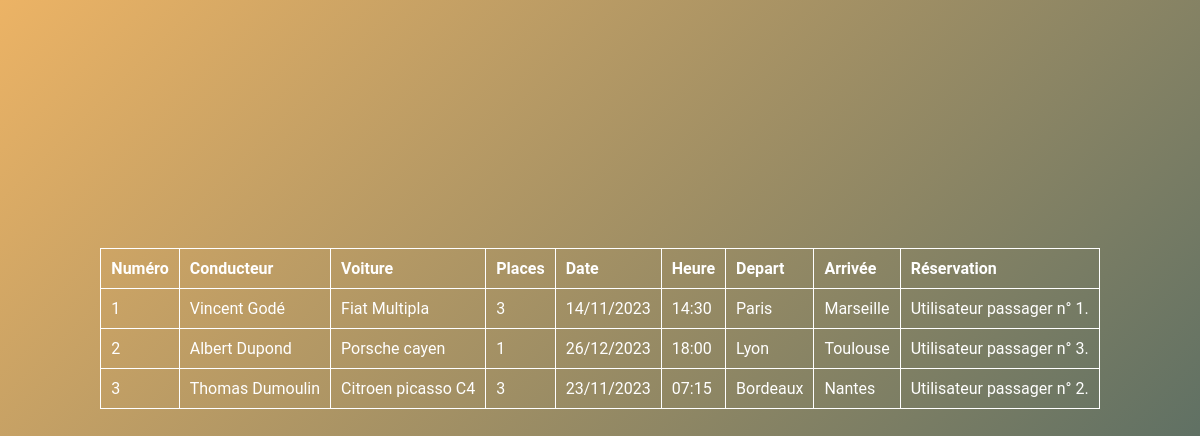
The app's page /adds_read.php, older data.
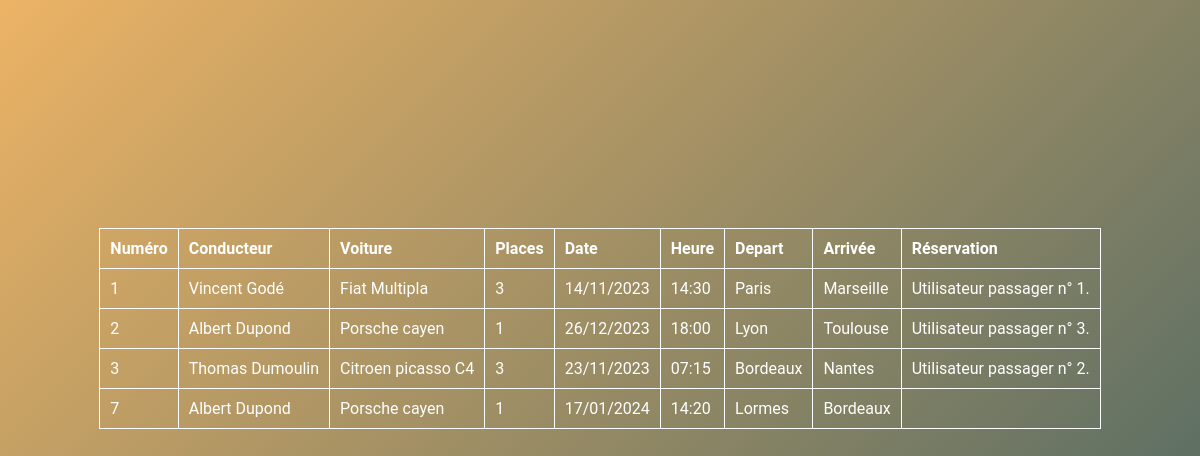
The same page, newer data.
### tables this page shows
CREATE TABLE `users` (
  `id` int NOT NULL,
  `firstname` varchar(255) NOT NULL,
  `lastname` varchar(255) NOT NULL,
  `email` varchar(255) NOT NULL,
  `birthday` datetime NOT NULL
);

CREATE TABLE `cars` (
  `id` int NOT NULL,
  `carmodel` varchar(255) NOT NULL,
  `color` varchar(255) NOT NULL,
  `capacity` varchar(255) NOT NULL
);

CREATE TABLE `adds` (
  `id` int NOT NULL,
  `driverId` int NOT NULL,
  `carId` int NOT NULL,
  `tripDateAndTime` datetime NOT NULL,
  `tripDepartureCity` varchar(255) NOT NULL,
  `tripArrivalCity` varchar(255) NOT NULL
);

### class/Entities/Add.php (called while the page is built, shortened)
<?php
class Add
{
    private $id;
    private $tripDateAndTime;
    private $tripDepartureCity;
    private $tripArrivalCity;
    private $bookings;
    public function getId(): string
    {
        return $this->id;
    }
    public function setId(string $id): void
    {
        $this->id = $id;
    }
    public function getTripDateAndTime(): DateTime
    {
        return $this->tripDateAndTime;
    }
    public function setTripDateAndTime(DateTime $tripDateAndTime): void
    {
        $this->tripDateAndTime = $tripDateAndTime;
    }
    public function getTripDepartureCity(): string
    {
        return $this->tripDepartureCity;
    }
    public function setTripDepartureCity(string $tripDepartureCity): void
    {
        $this->tripDepartureCity = $tripDepartureCity;
    }
    public function getTripArrivalCity(): string
    {
        return $this->tripArrivalCity;
    }
    public function setTripArrivalCity(string $tripArrivalCity): void
    {
        $this->tripArrivalCity = $tripArrivalCity;
    }
    public function getBookings(): ?array
    {
        return $this->bookings;
    }
    public function setBookings(array $bookings)
    {
        $this->bookings = $bookings;
        return $this;
    }
}

### class/Entities/Booking.php (called while the page is built, shortened)
<?php
class Booking
{
    public function getPassengerId(): string
    {
        return $this->lastname;
    }
    public function setPassengerId(string $lastname): void
    {
        $this->lastname = $lastname;
    }
}

### class/Services/DataBaseService.php (called while the page is built, shortened)
<?php
class DataBaseService
{
    private $connection;
    public function __construct()
    {
        try {
            $this->connection = new PDO(
                'mysql:host=' . self::HOST . ';port=' . self::PORT . ';dbname=' . self::DATABASE_NAME,
                self::MYSQL_USER,
                self::MYSQL_PASSWORD
            );
            $this->connection->exec("SET CHARACTER SET utf8");
        } catch (Exception $e) {
            echo 'Erreur : ' . $e->getMessage();
        }
    }
    public function getUsers(): array
    {
        $users = [];
        $sql = 'SELECT * FROM users';
        $query = $this->connection->query($sql);
        $results = $query->fetchAll(PDO::FETCH_ASSOC);
        if (!empty($results)) {
            $users = $results;
        }
        return $users;
    }
    public function getCars(): array
    {
        $cars = [];
        $sql = 'SELECT * FROM cars';
        $query = $this->connection->query($sql);
        $results = $query->fetchAll(PDO::FETCH_ASSOC);
        if (!empty($results)) {
            $cars = $results;
        }
        return $cars;
    }
    public function getAdds(): array
    {
        $adds = [];
        $sql = 'SELECT * FROM adds';
        $query = $this->connection->query($sql);
        $results = $query->fetchAll(PDO::FETCH_ASSOC);
        if (!empty($results)) {
            $adds = $results;
        }
        return $adds;
    }
    public function getUserCars(string $userId): array
    {
        $userCars = [];
        $data = [
            'userId' => $userId,
        ];
        $sql = '
            SELECT c.*
            FROM cars as c
            LEFT JOIN users_cars as uc ON uc.car_id = c.id
            WHERE uc.user_id = :userId';
        $query = $this->connection->prepare($sql);
        $query->execute($data);
        $results = $query->fetchAll(PDO::FETCH_ASSOC);
        if (!empty($results)) {
            $userCars = $results;
        }
        return $userCars;
    }
    public function getUserBookings(string $userId): array
    {
        $userBookings = [];
        $data = [
            'userId' => $userId,
        ];
        $sql = '
            SELECT b.*
            FROM bookings as b
            LEFT JOIN users_bookings as ub ON ub.booking_id = b.id
            WHERE ub.user_id = :userId';
        $query = $this->connection->prepare($sql);
        $query->execute($data);
        $results = $query->fetchAll(PDO::FETCH_ASSOC);
        return $userBookings;
    }
    public function getUserAdds(string $userId): array
    {
        $userAdds = [];
        $data = [
            'userId' => $userId,
        ];
        $sql = '
            SELECT a.*
            FROM adds as a
            LEFT JOIN users_adds as ua ON ua.add_id = a.id
            WHERE ua.user_id = :userId';
        $query = $this->connection->prepare($sql);
        $query->execute($data);
        $results = $query->fetchAll(PDO::FETCH_ASSOC);
        if (!empty($results)) {
            $userAdds = $results;
        }
        return $userAdds;
    }
    public function getAddBookings(string $addId): array
    {
        $addBookings = [];
        $data = [
            'addId' => $addId,
        ];
        $sql = '
            SELECT b.*
            FROM bookings as b
            LEFT JOIN adds as a ON b.addId = a.id
            WHERE b.addId = :addId';
        $query = $this->connection->prepare($sql);
        $query->execute($data);
        $results = $query->fetchAll(PDO::FETCH_ASSOC);
        if (!empty($results)) {
            $addBookings = $results;
        }
        return $addBookings;
    }
}

### class/Services/AddsService.php (called while the page is built, shortened)
<?php
class AddsService
{
    public function getAdds(): array
    {
        $adds = [];
        $dataBaseService = new DataBaseService();
        $addsDTO = $dataBaseService->getAdds();
        if (!empty($addsDTO)) {
            foreach ($addsDTO as $addDTO) {
                $add = new Add();
                $add->setId($addDTO['id']);
                $add->setDriverId($addDTO['driverId']);
                $add->setCarId($addDTO['carId']);
                $add->setTripDepartureCity($addDTO['tripDepartureCity']);
                $add->setTripArrivalCity($addDTO['tripArrivalCity']);
                $tripDateAndTime = new DateTime($addDTO['tripDateAndTime']);
                if ($tripDate !== false) {
                    $add->setTripDateAndTime($tripDateAndTime);
                }
                $bookings = $this->getAddBookings($addDTO['id']);
                $add->setBookings($bookings);
                $adds[] = $add;
            }
        }
        return $adds;
    }
    public function getAddBookings(string $addId): array
    {
        $addBookings = [];
        $dataBaseService = new DataBaseService();
        $addsBookingsDTO = $dataBaseService->getAddBookings($addId);
        if (!empty($addsBookingsDTO)) {
            foreach ($addsBookingsDTO as $addBookingDTO) {
                $booking = new Booking();
                $booking->setId($addBookingDTO['id']);
                $booking->setaddId($addBookingDTO['addId']);
                $booking->setPassengerId($addBookingDTO['passengerId']);
                $addBookings[] = $booking;
            }
        }
        return $addBookings;
    }
}

### class/Services/UsersService.php (called while the page is built, shortened)
<?php
class UsersService
{
    public function getUsers(): array
    {
        $users = [];
        $dataBaseService = new DataBaseService();
        $usersDTO = $dataBaseService->getUsers();
        if (!empty($usersDTO)) {
            foreach ($usersDTO as $userDTO) {
                $user = new User();
                $user->setId($userDTO['id']);
                $user->setFirstname($userDTO['firstname']);
                $user->setLastname($userDTO['lastname']);
                $user->setEmail($userDTO['email']);
                $date = new DateTime($userDTO['birthday']);
                if ($date !== false) {
                    $user->setBirthday($date);
                }
                $cars = $this->getUserCars($userDTO['id']);
                $user->setCars($cars);
                $adds = $this->getUserAdds($userDTO['id']);
                $user->setAdds($adds);
                $bookings = $this->getUserBookings($userDTO['id']);
                $user->setBookings($bookings);
                $users[] = $user;
            }
        }
        return $users;
    }
    public function getUserCars(string $userId): array
    {
        $userCars = [];
        $dataBaseService = new DataBaseService();
        $usersCarsDTO = $dataBaseService->getUserCars($userId);
        if (!empty($usersCarsDTO)) {
            foreach ($usersCarsDTO as $userCarDTO) {
                $car = new Car();
                $car->setId($userCarDTO['id']);
                $car->setCarModel($userCarDTO['carmodel']);
                $car->setColor($userCarDTO['color']);
                $car->setCapacity($userCarDTO['capacity']);
                $userCars[] = $car;
            }
        }
        return $userCars;
    }
    public function getUserBookings(string $userId): array
    {
        $userBookings = [];
        $dataBaseService = new DataBaseService();
        $usersBookingsDTO = $dataBaseService->getUserBookings($userId);
        return $userBookings;
    }
    public function getUserAdds(string $userId): array
    {
        $userAdds = [];
        $dataBaseService = new DataBaseService();
        $usersAddsDTO = $dataBaseService->getUserAdds($userId);
        if (!empty($usersAddsDTO)) {
            foreach ($usersAddsDTO as $userAddDTO) {
                $date = new DateTime($userAddDTO['tripDateAndTime']);
                $add = new Add();
                $add->setId($userAddDTO['id']);
                $add->setDriverId($userAddDTO['driverId']);
                $add->setCarId($userAddDTO['carId']);
                $add->setTripDateAndTime($date);
                $add->setTripDepartureCity($userAddDTO['tripDepartureCity']);
                $add->setTripArrivalCity($userAddDTO['tripArrivalCity']);
                $userAdds[] = $add;
            }
        }
        return $userAdds;
    }
}

### class/Entities/User.php (called while the page is built, shortened)
<?php
class User
{
    public function setCars(array $cars)
    {
        return $this;
    }
    public function setAdds(array $adds)
    {
        return $this;
    }
}

### class/Services/CarsService.php (called while the page is built, shortened)
<?php
class CarsService
{
    public function getCars(): array
    {
        $cars = [];
        $dataBaseService = new DataBaseService();
        $carsDTO = $dataBaseService->getCars();
        if (!empty($carsDTO)) {
            foreach ($carsDTO as $carDTO) {
                $car = new Car();
                $car->setId($carDTO['id']);
                $car->setCarModel($carDTO['carmodel']);
                $car->setColor($carDTO['color']);
                $car->setCapacity($carDTO['capacity']);
                $cars[] = $car;
            }
        }
        return $cars;
    }
}

### class/Entities/Car.php (called while the page is built, shortened)
<?php
class Car
{
    private $carModel;
    private $capacity;
    public function getCarModel(): string
    {
        return $this->carModel;
    }
    public function setCarModel(string $carModel): void
    {
        $this->carModel = $carModel;
    }
    public function getCapacity(): int
    {
        return $this->capacity;
    }
    public function setCapacity(int $capacity): void
    {
        $this->capacity = $capacity;
    }
}

### class/Controllers/AddsController.php (the view, shortened to what the changed rows need)
<?php
class AddsController
{
    public function getAdds(): string
    {
        $html = '';
        $addsService = new AddsService();
        $adds = $addsService->getAdds();
        $usersService = new UsersService();
        $users = $usersService->getUsers();
        $carsService = new CarsService();
        $cars = $carsService->getCars();
        foreach ($adds as $add) {
            $driverName ='';
            foreach($users as $user){
                if($user->getId() === $add->getDriverId()){
                    $driverName = $user->getFirstname().' '. $user->getLastname();
                }
            }
            $carModel ='';
            $carCapacity ='';
            foreach($cars as $car){
                if($car->getId() === $add->getDriverId()){
                    $carModel = $car->getCarModel();
                    $carCapacity = $car->getCapacity();
                }
            }
            $addsBookings = '';
            if (!empty($add->getBookings())) {
                foreach ($add->getBookings() as $booking) {
                    $addsBookings .= 'Utilisateur passager n° ' . $booking->getPassengerId() . '.<br/>';
                }
            }
            $html .=
                '<tr>'.
                    '<td>' . $add->getId() . '</td>' .
                    '<td>' . $driverName . '</td>' .
                    '<td>' . $carModel . '</td>' .
                    '<td>' . $carCapacity . '</td>' .
                    '<td>' . $add->getTripDateAndTime()->format('d/m/Y') . '</td>' .
                    '<td>' . $add->getTripDateAndTime()->format('H:i') . '</td>' .
                    '<td>' . $add->getTripDepartureCity() . '</td>' .
                    '<td>' . $add->getTripArrivalCity()  . '</td>' .
                    '<td>' . $addsBookings  . '</td>' .
                '</tr>';
        }
        return $html;
    }
}

Row changes from the older to the newer data that the page shows:
changed users: driverName "Albert Dupond" → "Albert Dupond Albert Dupond"
computed for cars: carmodel "Porsche cayen" → "Porsche cayen Porsche cayen"; capacity "1" → "1 1"
added adds: id "7", tripDepartureCity "Lormes", tripArrivalCity "Bordeaux"
Text that changed along with them:
$add->getTripDateAndTime()->format('d/m/Y'): "14/11/2023 26/12/2023 23/11/2023" → "14/11/2023 26/12/2023 23/11/2023 17/01/2024"
$add->getTripDateAndTime()->format('H:i'): "14:30 18:00 07:15" → "14:30 18:00 07:15 14:20"
